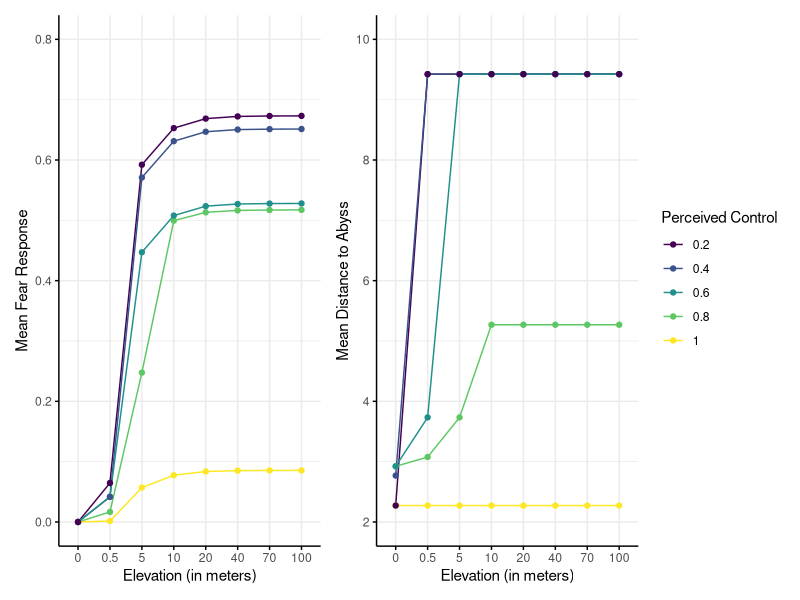
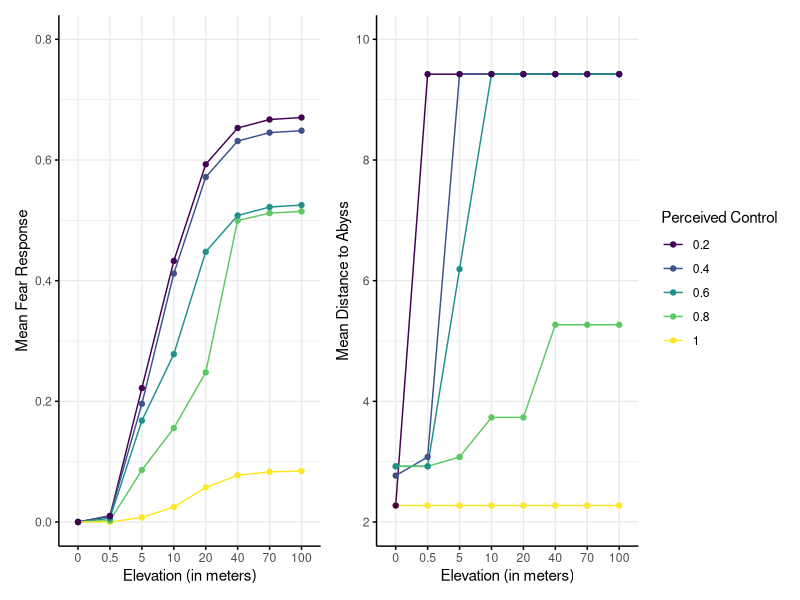
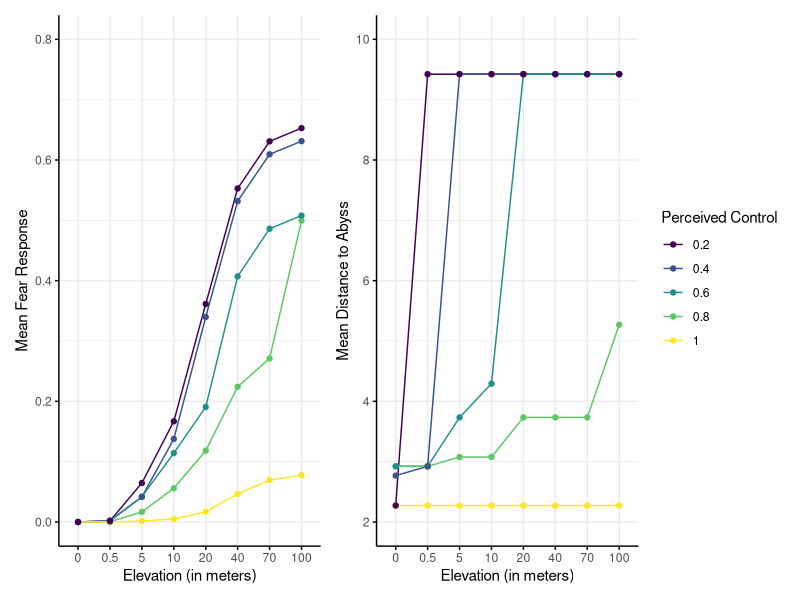

The R script that drew these images, in order:
################################################################################
#                       Visualizing the results from the                       #
#                       computational model of Acrophobia                      #
#                      (phenomena as statistical patterns)                     #
################################################################################ 

# Load libraries: 
library("ggplot2")
library("dplyr")
library("patchwork")

# Load in data: 
data <- read.table("output.csv", header = FALSE, stringsAsFactors = FALSE)

colnames(data) <- c("Control", "Punishment_h", "Meter", "Gridspace", "Goal",
                    "Steps", "MeanFear", "MeanBodily", "MeanThreat", "MeanDistAbyss")


# Ensure numeric columns are parsed consistently.
data$Control <- as.numeric(data$Control)
data$Punishment_h <- as.numeric(data$Punishment_h)
data$Meter <- as.numeric(data$Meter)
data$MeanFear <- as.numeric(data$MeanFear)
data$MeanDistAbyss <- as.numeric(data$MeanDistAbyss)

######################################
# Create Figure
######################################

for (punishment_h in c(0.2, 0.5, 0.7)) {
  dataTemp <- data %>% filter(Punishment_h == punishment_h)
  if (nrow(dataTemp) == 0) {
    next
  }
  
  # Ensure that 'control' and 'elevation' are treated as factors (ordinal variables)
  dataTemp$Control <- factor(dataTemp$Control, ordered = TRUE)
  dataTemp$Meter <- factor(dataTemp$Meter, ordered = TRUE)
  
  # ~~~~~~~~~~~~~~~~~~~~~~~~~~~~~~~~~~~~~~~~~~~~~~~~~~~
  # Mean Fear per Elevation level and Perceived Control  
  # ~~~~~~~~~~~~~~~~~~~~~~~~~~~~~~~~~~~~~~~~~~~~~~~~~~~
  
  Fear <- ggplot(dataTemp, aes(x = Meter, y = MeanFear, group = Control, color = Control)) +
    geom_line() +   # Use lines to represent different levels of control
    geom_point() +  # Optionally, add points to show data points
    ylim(0,.8) +
    labs(x = "Elevation (in meters)", y = "Mean Fear Response", color = "Perceived Control") +  # Label axes and legend
    theme_minimal() +
    theme(
      axis.line = element_line(),       # Add x and y axis lines
      axis.ticks = element_line()       # Add ticks on both axes
    ) 
  
  # ~~~~~~~~~~~~~~~~~~~~~~~~~~~~~~~~~~~~~~~~~~~~~~~~~~~
  # Mean Distance to Threat per Elevation level and Perceived Control 
  # ~~~~~~~~~~~~~~~~~~~~~~~~~~~~~~~~~~~~~~~~~~~~~~~~~~~
  
  Distance <- ggplot(dataTemp, aes(x = Meter, y = MeanDistAbyss, group = Control, color = Control)) +
    geom_line() +   # Use lines to represent different levels of control
    geom_point() +  # Optionally, add points to show data points
    labs(x = "Elevation (in meters)", y = "Mean Distance to Abyss", color = "Perceived Control") +  # Label axes and legend
    ylim(2,10) +
    theme_minimal() +
    theme(
      axis.line = element_line(),       # Add x and y axis lines
      axis.ticks = element_line()       # Add ticks on both axes
    ) 
  
  
  # ~~~~~~~~~~~~~~~~~~~~~~~~~~~~~~~~~~~~~~~~~~~~~~~~~~~
  # Save as one figure
  # ~~~~~~~~~~~~~~~~~~~~~~~~~~~~~~~~~~~~~~~~~~~~~~~~~~~
  
  pdf(paste0("Phenomena_h", punishment_h ,".pdf"), width = 8, height = 5)
  Plot <- Fear + Distance + plot_layout(guides = "collect")
  print(Plot)
  dev.off()
}
